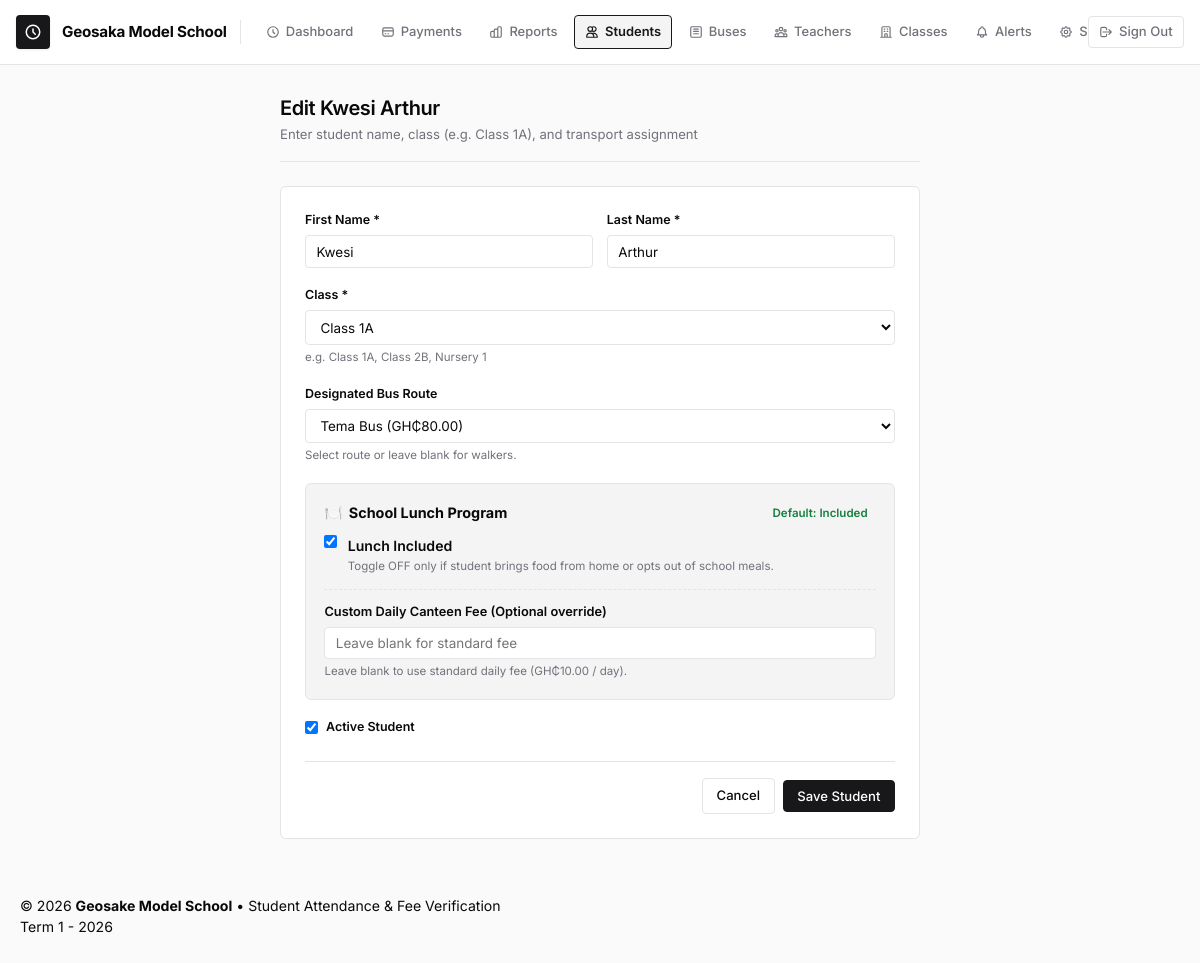
The page /students/1/edit/ (signed in) on the database its author committed.
### attendance/models.py (models this page shows, shortened)
class SchoolSetting(models.Model):
    key = models.CharField(max_length=60, unique=True, help_text="Configuration key name")
    value = models.CharField(max_length=255, help_text="Configuration value")
    description = models.CharField(max_length=255, blank=True, help_text="Short explanation of what this controls")
    updated_at = models.DateTimeField(auto_now=True)
    class Meta:
        verbose_name = 'School Setting'
        verbose_name_plural = 'School Settings'
        ordering = ['key']
    @classmethod
    def get_setting(cls, key, default=None):
        try:
            item = cls.objects.filter(key=key).first()
            if item and item.value is not None:
                return item.value
        except Exception:
            pass
        return default

class Student(models.Model):
    first_name = models.CharField(max_length=100)
    last_name = models.CharField(max_length=100)
    student_class = models.CharField(max_length=50, help_text="e.g. 'Class 1A', 'Class 2B', 'Nursery 1'")
    school_class = models.ForeignKey(SchoolClass, on_delete=models.SET_NULL, null=True, blank=True, related_name='students')
    bus = models.ForeignKey(Bus, on_delete=models.SET_NULL, null=True, blank=True, related_name='students')
    canteen_enrolled = models.BooleanField(default=True, help_text="Whether student takes school lunch/canteen")
    custom_canteen_fee = models.DecimalField(max_digits=10, decimal_places=2, null=True, blank=True, help_text="Override standard canteen fee")
    is_active = models.BooleanField(default=True)
    created_at = models.DateTimeField(auto_now_add=True)
    updated_at = models.DateTimeField(auto_now=True)
    class Meta:
        verbose_name = 'Student'
        verbose_name_plural = 'Students'
        ordering = ['student_class', 'first_name', 'last_name']
    @property
    def full_name(self):
        return f"{self.first_name} {self.last_name}"

### attendance/views.py (the view)
# urls.py: path('students/<int:pk>/edit/', views.student_update_view, name='student_update'),
@principal_required
def student_update_view(request, pk):
    student = get_object_or_404(Student, pk=pk)
    if request.method == 'POST':
        form = StudentForm(request.POST, instance=student)
        if form.is_valid():
            student = form.save()
            messages.success(request, f"Student '{student.full_name}' updated successfully!")
            return redirect('student_list')
    else:
        form = StudentForm(instance=student)
    return render(request, 'attendance/student_form.html', {'form': form, 'student': student, 'title': f"Edit {student.full_name}"})

### templates/attendance/student_form.html (shortened to what this page needs)
{% extends 'base.html' %}
{% block content %}
<div class="page-header" style="max-width: 640px; margin: 0 auto 1.5rem;">
    <div class="page-title-group">
        <h2>{{ title }}</h2>
        <p>Enter student name, class (e.g. Class 1A), and transport assignment</p>
    </div>
</div>
<div class="form-card">
    <form method="POST">
        <div style="display: grid; grid-template-columns: 1fr 1fr; gap: 0.85rem;">
            <div class="form-group">
                <label class="form-label" for="{{ form.first_name.id_for_label }}">First Name *</label>
                {{ form.first_name }}
            </div>
            <div class="form-group">
                <label class="form-label" for="{{ form.last_name.id_for_label }}">Last Name *</label>
                {{ form.last_name }}
            </div>
        </div>
        <div class="form-group">
            <label class="form-label" for="{{ form.student_class.id_for_label }}">Class *</label>
            {{ form.student_class }}
            <small class="form-hint">e.g. Class 1A, Class 2B, Nursery 1</small>
        </div>
        <div class="form-group">
            <label class="form-label" for="{{ form.bus.id_for_label }}">Designated Bus Route</label>
            {{ form.bus }}
            <small class="form-hint">Select route or leave blank for walkers.</small>
        </div>
        <div class="form-group" style="background: var(--surface-subtle); padding: 1.15rem; border-radius: var(--radius-md); border: 1px solid var(--border);">
            <div style="display: flex; justify-content: space-between; align-items: center; margin-bottom: 0.65rem;">
                <span style="font-weight: 700; font-size: 0.9rem; color: var(--text-main); display: flex; align-items: center; gap: 0.4rem;">
                    <span>🍽️</span> School Lunch Program
                </span>
                <span style="font-size: 0.72rem; background: hsla(var(--success-hsl), 0.15); color: var(--success-text); padding: 0.15rem 0.5rem; border-radius: 999px; font-weight: 600;">
                    Default: Included
                </span>
            </div>
            <label style="display: flex; align-items: flex-start; gap: 0.65rem; margin-bottom: 0.85rem; cursor: pointer;">
                {{ form.canteen_enrolled }}
                <div>
                    <span style="font-weight: 600; font-size: 0.88rem; color: var(--text-main); display: block;">
                        Lunch Included
                    </span>
                    <small class="form-hint" style="margin-top: 0.15rem; display: block;">
                        Toggle OFF only if student brings food from home or opts out of school meals.
                    </small>
                </div>
            </label>
            <div style="border-top: 1px dashed var(--border); padding-top: 0.75rem; margin-top: 0.5rem;">
                <label class="form-label" for="{{ form.custom_canteen_fee.id_for_label }}" style="font-size: 0.8rem;">
                    Custom Daily Canteen Fee (Optional override)
                </label>
                {{ form.custom_canteen_fee }}
                <small class="form-hint">Leave blank to use standard daily fee ({{ CURRENCY_SYMBOL }}{{ DEFAULT_CANTEEN_FEE }} / day).</small>
            </div>
        </div>
        <div class="form-group">
            <label style="display: flex; align-items: center; gap: 0.5rem; cursor: pointer;">
                {{ form.is_active }}
                <span class="form-label" style="margin-bottom: 0;">Active Student</span>
            </label>
        </div>
        <div class="form-actions">
            <a href="{% url 'student_list' %}" class="btn-secondary">Cancel</a>
            <button type="submit" class="btn-primary">Save Student</button>
        </div>
    </form>
</div>
{% endblock %}

### templates/base.html (shortened to what this page needs)
{% load static %}
<!DOCTYPE html>
<html lang="en">
<head>
    <link rel="stylesheet" href="{% static 'css/style.css' %}?v=1.3">
</head>
<body data-currency="{{ CURRENCY_SYMBOL }}">
    <header class="navbar">
        <div class="navbar-inner">
            <div class="navbar-left">
                <div class="brand-wrapper">
                    <a href="{% if user.profile and user.profile.role == 'ACCOUNTANT' %}{% url 'payment_list' %}{% else %}{% url 'dashboard' %}{% endif %}" class="brand-logo-icon" title="{{ SCHOOL_NAME }}">
                        <svg width="18" height="18" fill="none" viewBox="0 0 24 24" stroke="currentColor">
                            <path stroke-linecap="round" stroke-linejoin="round" stroke-width="2"
                                d="M12 8v4l3 3m6-3a9 9 0 11-18 0 9 9 0 0118 0z" />
                        </svg>
                    </a>
                    <div class="brand-text">
                        <span class="brand-title">{{ SCHOOL_NAME }}</span>
                    </div>
                </div>
                <nav class="main-nav">
                <ul class="nav-links">
                    {% if user.is_authenticated and user.profile.role != 'ACCOUNTANT' %}
                    <li>
                        <a href="{% if user.profile and user.profile.is_bus_fee_teacher and user.profile.assigned_bus %}{% url 'bus_analytics' user.profile.assigned_bus.pk %}{% else %}{% url 'dashboard' %}{% endif %}"
                            class="nav-link {% if request.resolver_match.url_name == 'dashboard' or request.resolver_match.url_name == 'bus_analytics' and user.profile.is_bus_fee_teacher %}active{% endif %}">
                            <svg fill="none" viewBox="0 0 24 24" stroke="currentColor">
                                <path stroke-linecap="round" stroke-linejoin="round" stroke-width="2"
                                    d="M12 8v4l3 3m6-3a9 9 0 11-18 0 9 9 0 0118 0z" />
                            </svg>
                            {% if user.profile and user.profile.is_bus_fee_teacher %}Bus Roster{% elif user.profile and user.profile.role == 'TEACHER' %}Class Roster{% else %}Dashboard{% endif %}
                        </a>
                    </li>
                    {% endif %}
                    {% if user.profile.can_view_revenue %}
                    <li>
                        <a href="{% url 'payment_list' %}"
                            class="nav-link {% if 'payment' in request.resolver_match.url_name %}active{% endif %}">
                            <svg fill="none" viewBox="0 0 24 24" stroke="currentColor">
                                <path stroke-linecap="round" stroke-linejoin="round" stroke-width="2"
                                    d="M3 10h18M7 15h1m4 0h1m-7 4h12a3 3 0 003-3V8a3 3 0 00-3-3H6a3 3 0 00-3 3v8a3 3 0 003 3z" />
                            </svg>
                            Payments
                        </a>
                    </li>
                    <li>
                        <a href="{% url 'reports' %}"
                            class="nav-link {% if request.resolver_match.url_name == 'reports' %}active{% endif %}">
                            Reports
                        </a>
                    </li>
                    {% endif %}
                    {% if user.profile.can_view_revenue or user.profile.can_register_students or user.profile.is_teacher %}
                    <li>
                        <a href="{% url 'student_list' %}"
                            class="nav-link {% if 'student' in request.resolver_match.url_name %}active{% endif %}">
                            <svg fill="none" viewBox="0 0 24 24" stroke="currentColor">
                                <path stroke-linecap="round" stroke-linejoin="round" stroke-width="2"
                                    d="M12 4.354a4 4 0 110 5.292M15 21H3v-1a6 6 0 0112 0v1zm0 0h6v-1a6 6 0 00-9-5.197M13 7a4 4 0 11-8 0 4 4 0 018 0z" />
                            </svg>
                            Students
                        </a>
                    </li>
                    {% endif %}
                    {% if user.profile.can_view_revenue %}
                    <li>
                        <a href="{% url 'bus_list' %}"
                            class="nav-link {% if 'bus' in request.resolver_match.url_name %}active{% endif %}">
                            <svg fill="none" viewBox="0 0 24 24" stroke="currentColor">
                                <path stroke-linecap="round" stroke-linejoin="round" stroke-width="2"
                                    d="M8 7h8m-8 4h8m-8 4h8M5 3h14a2 2 0 012 2v14a2 2 0 01-2 2H5a2 2 0 01-2-2V5a2 2 0 012-2z" />
                            </svg>
                            Buses
                        </a>
                    </li>
                    <li>
                        <a href="{% url 'teacher_list' %}"
                            class="nav-link {% if 'teacher' in request.resolver_match.url_name %}active{% endif %}">
                            Teachers
                        </a>
                    </li>
                    {% endif %}
                    {% if user.profile.is_principal %}
                    <li>
                        <a href="{% url 'class_list' %}"
                            class="nav-link {% if 'class' in request.resolver_match.url_name %}active{% endif %}">
                            <svg fill="none" viewBox="0 0 24 24" stroke="currentColor">
                                <path stroke-linecap="round" stroke-linejoin="round" stroke-width="2"
                                    d="M19 21V5a2 2 0 00-2-2H7a2 2 0 00-2 2v16m14 0h2m-2 0h-5m-9 0H3m2 0h5M9 7h1m-1 4h1m4-4h1m-1 4h1m-5 10v-5a1 1 0 011-1h2a1 1 0 011 1v5m-4 0h4" />
                            </svg>
                            Classes
                        </a>
                    </li>
                    <li>
                        <a href="{% url 'notifications' %}"
                            class="nav-link {% if request.resolver_match.url_name == 'notifications' %}active{% endif %}">
                            Alerts
                        </a>
                    </li>
                    <li>
                        <a href="{% url 'school_settings' %}"
                            class="nav-link {% if request.resolver_match.url_name == 'school_settings' %}active{% endif %}">
                            Settings
                        </a>
                    </li>
                    {% endif %}
                </ul>
            </nav>
        </div>
        <div class="nav-actions">
                {% if user.is_authenticated %}
                    {% if user.profile.is_principal or user.is_superuser %}
                    <a href="{% url 'logout' %}" class="btn-signout" title="Sign Out" style="display: inline-flex; align-items: center; gap: 0.35rem; padding: 0.35rem 0.65rem; border: 1px solid var(--border); border-radius: var(--radius-sm); background: var(--surface-card); color: var(--text-muted); font-size: 0.82rem; font-weight: 500; text-decoration: none;">
                        <svg width="14" height="14" fill="none" viewBox="0 0 24 24" stroke="currentColor">
                            <path stroke-linecap="round" stroke-linejoin="round" stroke-width="2"
                                d="M17 16l4-4m0 0l-4-4m4 4H7m6 4v1a3 3 0 01-3 3H6a3 3 0 01-3-3V7a3 3 0 013-3h4a3 3 0 013 3v1" />
                        </svg>
                        <span>Sign Out</span>
                    </a>
                    {% endif %}
                {% else %}
                    <a href="{% url 'login' %}" class="btn-secondary">
                        Sign In
                    </a>
                {% endif %}
            </div>
        </div>
    </header>
    <main class="container">
        {% block content %}{% endblock %}
    </main>
    <footer class="site-footer">
        <div class="container footer-inner">
            <div>
                &copy; 2026 <strong>Geosake Model School</strong> &bull; Student Attendance & Fee Verification
            </div>
            <div>
                {{ CURRENT_ACADEMIC_PERIOD }}
            </div>
        </div>
    </footer>
</body>
</html>

### rows shown on the page
SchoolSetting: value "Geosaka Model School"
Student: first_name "Kwesi", last_name "Arthur", student_class "Class 1A", bus "Tema Bus (GH₵80.00)", canteen_enrolled "☑", is_active "☑"

### other values the page prints
{{ title }} "Edit Kwesi Arthur"
{{ CURRENCY_SYMBOL }} "GH₵"
{{ DEFAULT_CANTEEN_FEE }} "10.00"
{{ CURRENT_ACADEMIC_PERIOD }} "Term 1 - 2026"
